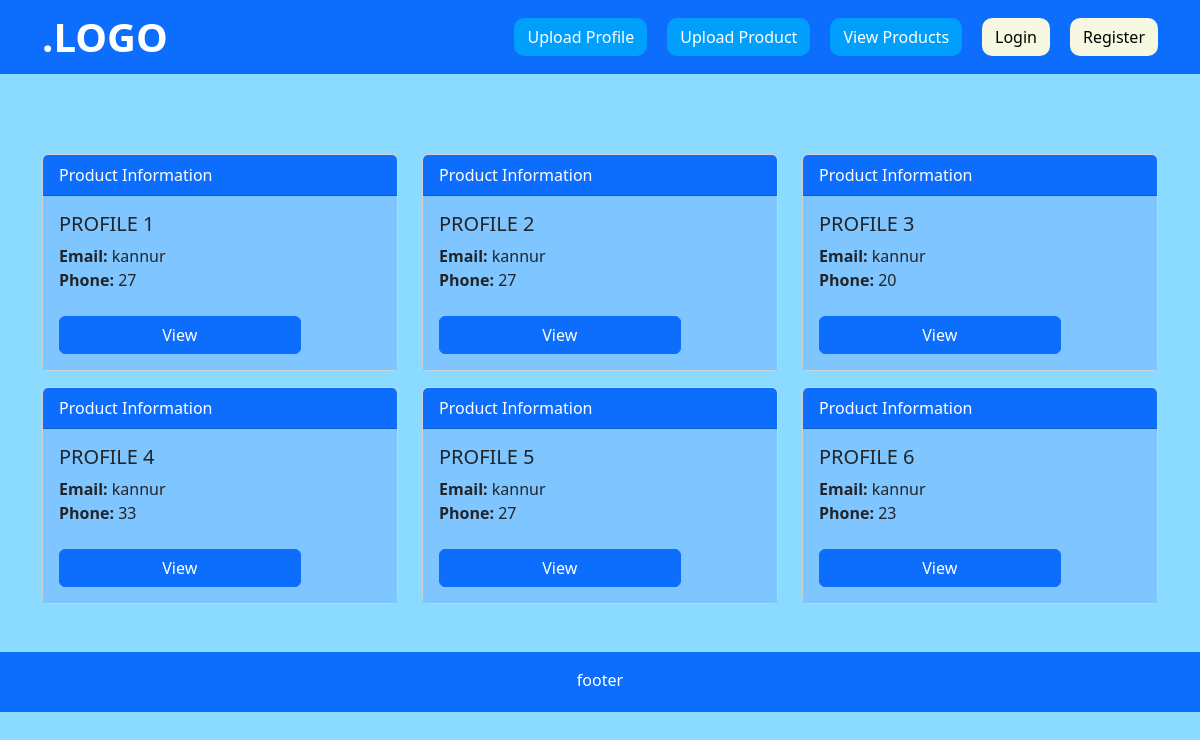
The page / on the database its author committed.
### app_home/models.py (models this page shows, shortened)
class Person(models.Model):
    COLOR_CHOICES = (
    ('green', 'Green'),
    ('blue', 'Blue'),
    ('red', 'Red'),
    ('orange', 'Orange'),
    ('black', 'Black'),
)
    image = models.ImageField(upload_to='person-image',default='default.jpg')
    name = models.CharField(max_length=100)
    place = models.CharField(max_length=200)
    age = models.IntegerField()
    height = models.IntegerField(default=0)
    color = models.CharField(max_length=20, choices=COLOR_CHOICES, default='green')

### app_home/views.py (the view)
# urls.py: path('', index,name='index'),
def index(request):
    people = Person.objects.all()
    return render(request,'index.html',{'people':people})

### templates/index.html (shortened to what this page needs)
<!DOCTYPE html>
<html lang="en">
{% load static %}
<head>
    <link rel="stylesheet" href="https://cdn.jsdelivr.net/npm/bootstrap@5.3.2/dist/css/bootstrap.min.css"
>
</head>
<body style="background-color: rgb(139, 218, 255);">
  <nav class="navbar bg-primary navbar-light">
    <div class="container d-flex justify-content-between">
        <a class="navbar-brand" href="#">
            <b class="display-6 fw-bold text-white d-flex">.LOGO</b>
        </a>
        <div class="d-flex">
            <a style="margin-right: 20px; color: white; border-radius: 10px; background-color: rgb(0, 159, 252);" href="{% url 'addperson' %}" class="btn text-grey">Upload Profile</a>
            <a style="color: white; border-radius: 10px; background-color: rgb(0, 159, 252);" href="{% url 'product_add' %}" class="btn text-grey">Upload Product</a>
            <a style="margin-left: 20px; color: white; border-radius: 10px; background-color: rgb(0, 159, 252);" href="{% url 'product_view' %}" class="btn text-grey text-white">View Products</a>
            <a style="margin-left: 20px; color: white; border-radius: 10px; background-color: rgb(247, 248, 225);" href="{% url 'login' %}" class="btn text-grey text-black">Login</a>
            <a style="margin-left: 20px; color: white; border-radius: 10px; background-color: rgb(247, 248, 225);" href="{% url 'register' %}" class="btn text-grey text-black">Register</a>
        </div>
    </div>
</nav>
<div class="container mt-5 ">
    <div class="row">
        {% for person in people %}
            <div class="col-md-4 pt-3">
                <div class="card">
                    <div class="card-header bg-primary text-white">
                        Product Information
                    </div>
                    <div style="background-color: rgb(127, 197, 255);" class="card-body">
                        <h5 class="card-title" >{{ person.name }}</h5>
                        <p class="card-text">
                            <strong>Email:</strong> {{ person.place }} <br>
                            <strong>Phone:</strong> {{ person.age }} <br>
                            <br>
                            <a href="{% url 'person_view' person.id %}" class="btn btn-primary w-75">View</a>
                        </p>
                    </div>
                </div>
            </div>
        {% endfor %}
    </div>
</div>
<div style="height: 60px;;" class="container-fluid bg-primary text-center text-white mt-5">
    <div class="row pt-3">
        <p >footer</p>
    </div>
</div>
</body>
</html>

### rows shown on the page
Person: name "PROFILE 1", place "kannur", age "27"
Person: name "PROFILE 2", place "kannur", age "27"
Person: name "PROFILE 3", place "kannur", age "20"
Person: name "PROFILE 4", place "kannur", age "33"
Person: name "PROFILE 5", place "kannur", age "27"
Person: name "PROFILE 6", place "kannur", age "23"
